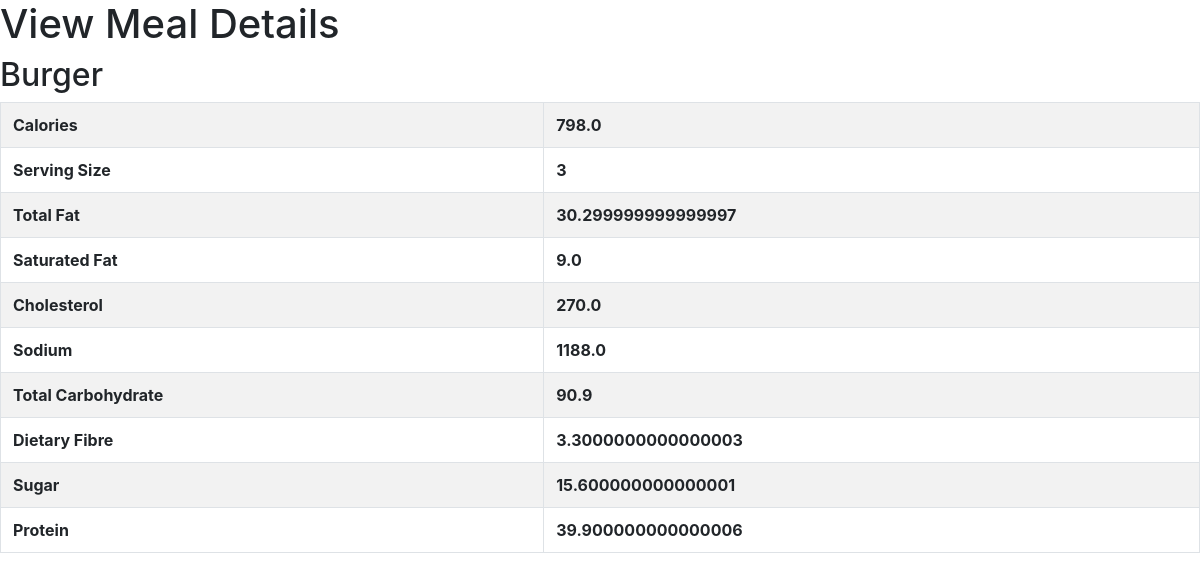
The page /view_meal/1 on the database its author committed.
### food/models.py (models this page shows)
class Meal(models.Model):
    BREAKFAST = 1
    MORNING_SNACK = 2
    LUNCH = 3
    AFTERNOON_SNACK = 4
    DINNER = 5
    EVENING_SNACK = 6
    MEAL_TIME_TYPES = (
        (BREAKFAST, "Breakfast"),
        (MORNING_SNACK, "Morning Snack"),
        (LUNCH, "Lunch"),
        (AFTERNOON_SNACK, "Afternoon Snack"),
        (DINNER, "Dinner"),
        (EVENING_SNACK, "Evening Snack")
    )
    food = models.ForeignKey(Food, verbose_name="Food" , on_delete = models.CASCADE)
    serving_size = models.IntegerField(verbose_name="Serving Size")
    meal_time = models.IntegerField(verbose_name="Meal Time", choices=MEAL_TIME_TYPES)
    def __str__(self):
        return "%s" % self.food
    def get_total_calories(self):
        return self.serving_size * self.food.calories
    def get_total_fat(self):
        return self.serving_size * self.food.total_fat
    def get_total_saturated_fat(self):
        return self.serving_size * self.food.saturated_fat
    def get_total_cholesterol(self):
        return self.serving_size * self.food.cholesterol
    def get_total_sodium(self):
        return self.serving_size * self.food.sodium
    def get_total_carbohydrate(self):
        return self.serving_size * self.food.total_carbohydrate
    def get_total_dietary_fibre(self):
        return self.serving_size * self.food.dietary_fibre
    def get_total_sugar(self):
        return self.serving_size * self.food.sugar
    def get_total_protein(self):
        return self.serving_size * self.food.protein

class Food(models.Model):
    name = models.CharField(verbose_name="Name", max_length=128)
    calories = models.FloatField(verbose_name="Calories (kcal)")
    total_fat = models.FloatField(verbose_name="Total Fat (g)")
    saturated_fat = models.FloatField(verbose_name="Saturated Fat (g)")
    cholesterol = models.FloatField(verbose_name="Cholesterol (mg)")
    sodium = models.FloatField(verbose_name="Sodium (mg)")
    total_carbohydrate = models.FloatField(verbose_name="Total Carbohydrate (g)")
    dietary_fibre = models.FloatField(verbose_name="Dietary Fibre (g)")
    sugar = models.FloatField(verbose_name="Sugar (g)")
    protein = models.FloatField(verbose_name="Protein (g)")
    def __str__(self):
        return "%s" % self.name

### food/views.py (the view)
# urls.py: url(r'^view_meal/(?P<meal_id>\d+)$', view_meal, name='view-meal'),
def view_meal(request, meal_id):
	template = "view_meal.html"
	meal = Meal.objects.get(id=int(meal_id))
	context = {
		'meal': meal,
	}
	return render(request, template, context)

### templates/view_meal.html (shortened to what this page needs)
<html>
	<head>
		<link rel="stylesheet" href="https://stackpath.bootstrapcdn.com/bootstrap/4.1.0/css/bootstrap.min.css">
	</head>
	<body>
		<h1>View Meal Details</h1>
		<h2>{{ meal }}</h2>
			<table class="table table-bordered table-striped">
				<tbody>
					<tr>
						<th>Calories</th>
						<th>{{ meal.get_total_calories }}</th>
					</tr>
					<tr>
						<th>Serving Size</th>
						<th>{{ meal.serving_size }}</th>
					</tr>
					<tr>
						<th>Total Fat</th>
						<th>{{ meal.get_total_fat }}</th>
					</tr>
					<tr>
						<th>Saturated Fat</th>
						<th>{{ meal.get_total_saturated_fat }}</th>
					</tr>
					<tr>
						<th>Cholesterol</th>
						<th>{{ meal.get_total_cholesterol }}</th>
					</tr>
					<tr>
						<th>Sodium</th>
						<th>{{ meal.get_total_sodium }}</th>
					</tr>
					<tr>
						<th>Total Carbohydrate</th>
						<th>{{ meal.get_total_carbohydrate }}</th>
					</tr>
					<tr>
						<th>Dietary Fibre</th>
						<th>{{ meal.get_total_dietary_fibre }}</th>
					</tr>
					<tr>
						<th>Sugar</th>
						<th>{{ meal.get_total_sugar }}</th>
					</tr>
					<tr>
						<th>Protein</th>
						<th>{{ meal.get_total_protein }}</th>
					</tr>
				</tbody>
			</table>
</body>
</html>

### rows shown on the page
Meal: food.name "Burger", get_total_calories "798.0", serving_size "3", get_total_fat "30.299999999999997", get_total_saturated_fat "9.0", get_total_cholesterol "270.0", get_total_sodium "1188.0", get_total_carbohydrate "90.9", get_total_dietary_fibre "3.3000000000000003", get_total_sugar "15.600000000000001", get_total_protein "39.900000000000006"
